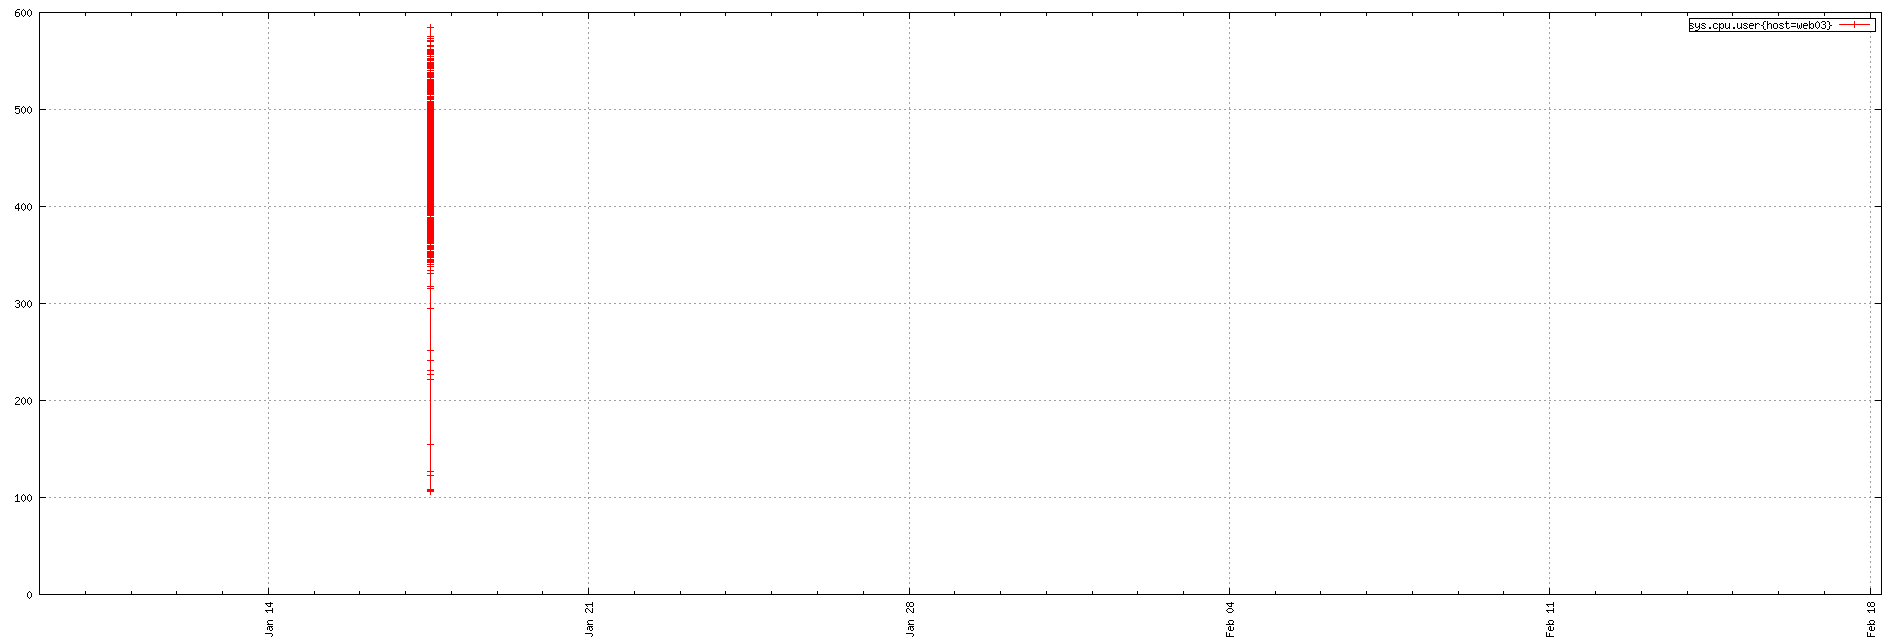

Generate this figure with gnuplot:
set term png small size 1900,644
set xdata time
set timefmt "%s"
if (GPVAL_VERSION < 4.6) set xtics rotate; else set xtics rotate right
set output "${TMPDIR-'tmp'}/tsd/e600b11c.png"
set xrange ["1673222400":"1676699918"]
set format x "%b %d"
set grid
set style data linespoint
set key right box
set yrange [0:]
plot  "${TMPDIR-'tmp'}/tsd/e600b11c_0.dat" using 1:2 title "sys.cpu.user{host=web03}"
